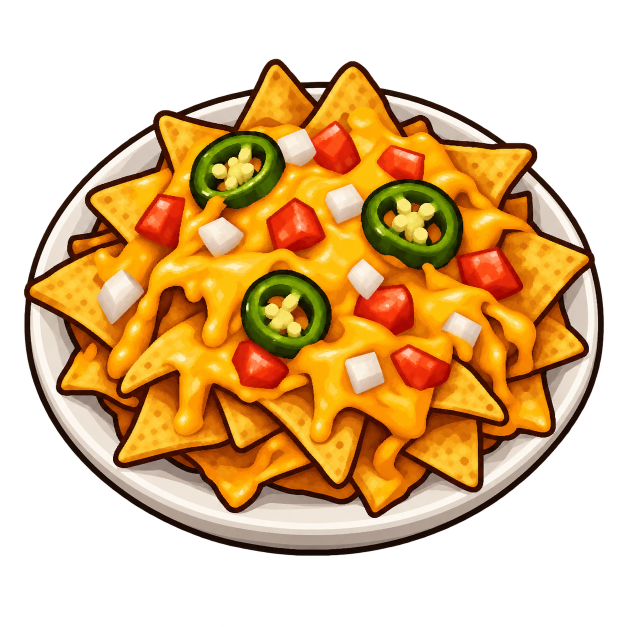
#> input picture art/loaded-nachos-source.png, 1254 x 1254 px (shown at 1/2 size)
$ python build_nachos_icon.py
#> lines starting #> are read from the running program, lines starting #| are printed output that depends on the picture
"""Downscale the original generated art to the installed native icon canvas size."""
from pathlib import Path
from PIL import Image, ImageDraw

ROOT = Path(__file__).resolve().parents[1]
source = Image.open(ROOT/'art/loaded-nachos-source.png').convert('RGBA')
#> source is the input picture: PIL image 1254x1254 RGBA; mean R, G, B, A 108.2, 73.8, 27.8, 139.5
assert source.getextrema()[3] == (0,255), 'source must preserve transparent alpha'
subject = source.crop(source.getbbox())
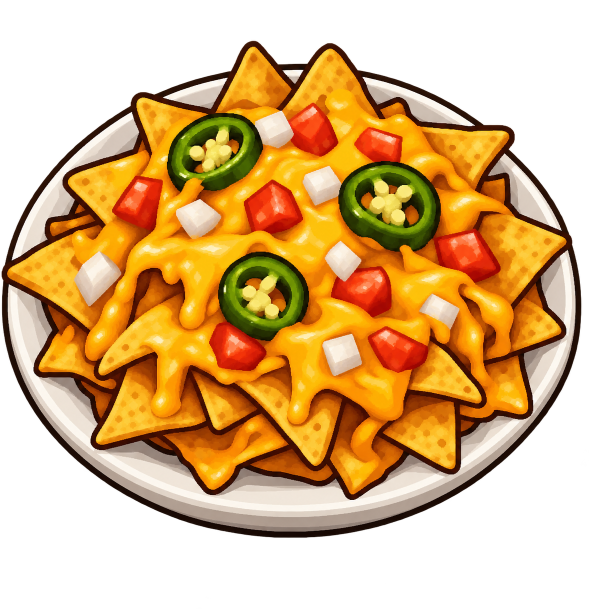
#> subject: PIL image 1177x1218 RGBA (shown at 1/2 size); mean R, G, B, A 118.7, 80.9, 30.5, 153.1; transparent parts drawn white
subject.thumbnail((30,30), Image.Resampling.LANCZOS)
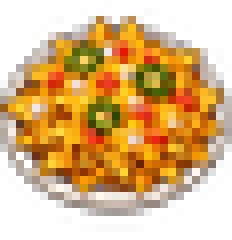
#> subject: PIL image 29x30 RGBA (shown 8 times larger); mean R, G, B, A 130.2, 90.4, 38.7, 153.4; transparent parts drawn white
icon = Image.new('RGBA',(32,32))
#> icon: PIL image 32x32 RGBA; every value is 0
icon.alpha_composite(subject, ((32-subject.width)//2,(32-subject.height)//2))
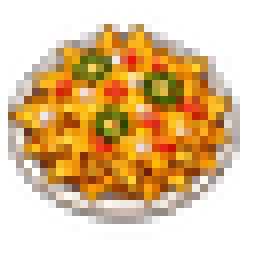
#> icon: PIL image 32x32 RGBA (shown 8 times larger); mean R, G, B, A 110.6, 76.8, 32.8, 130.3; transparent parts drawn white
target=ROOT/'EwingsFoods/common/media/textures/Item_EwingsFoods_LoadedNachos.png'
target.parent.mkdir(parents=True,exist_ok=True)
icon.save(target)
preview=Image.new('RGB',(400,192),(28,30,34))
draw=ImageDraw.Draw(preview)
draw.text((12,8),'32x32 native canvas / original art',fill='white')
for x,bg in [(12,(28,30,34)),(64,(238,235,225))]:
    square=Image.new('RGBA',(40,40),bg+(255,));square.alpha_composite(icon,(4,4));preview.paste(square.convert('RGB'),(x,40))
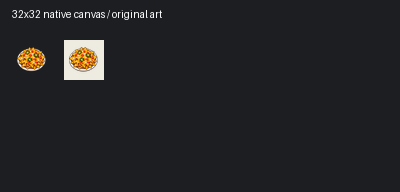
#> preview: PIL image 400x192 RGB; mean R, G, B 34.2, 35.2, 37.9
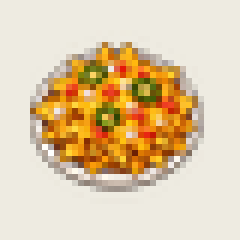
#> square: PIL image 40x40 RGBA (shown 6 times larger); mean R, G, B, A 224, 201.9, 168.4, 255
preview.paste(icon.resize((128,128),Image.Resampling.NEAREST),(130,40),icon.resize((128,128),Image.Resampling.NEAREST))
preview.paste(icon.resize((128,128),Image.Resampling.LANCZOS),(266,40),icon.resize((128,128),Image.Resampling.LANCZOS))
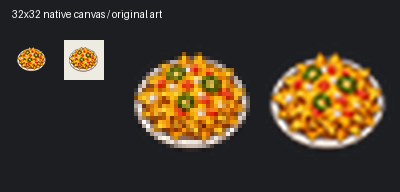
#> preview: PIL image 400x192 RGB; mean R, G, B 70.6, 57.9, 41.9
draw.text((12,100),'actual size',fill='white')
draw.text((130,174),'4x pixels',fill='white');draw.text((266,174),'4x smooth',fill='white')
(ROOT/'art').mkdir(exist_ok=True)
preview.save(ROOT/'art/loaded-nachos-icon-qa.png')
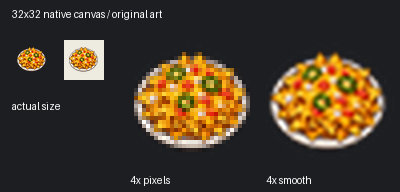
#> saved as loaded-nachos-icon-qa.png: PIL image 400x192 RGB; mean R, G, B 71.5, 58.8, 42.7
print('Built original RGBA 32x32 icon; native Item_Plate/CornChips untrimmed canvas is 32x32')
